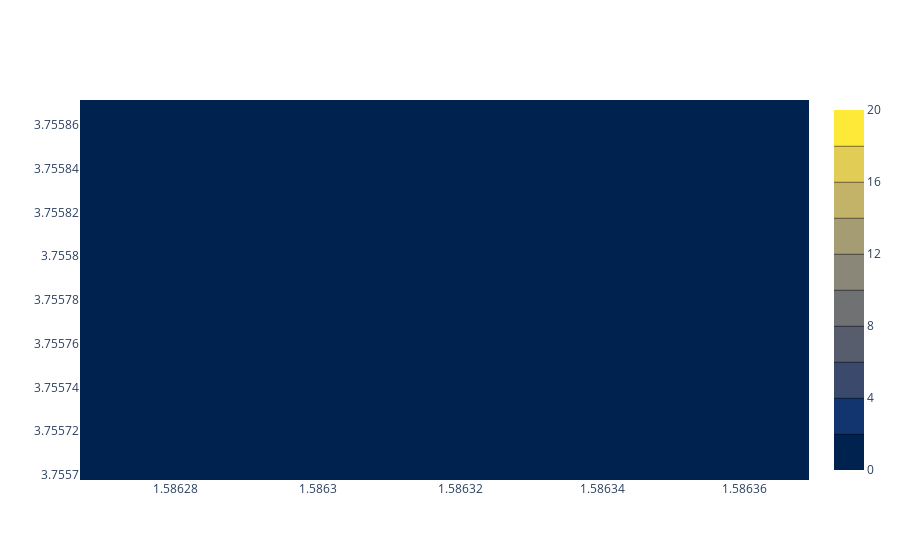

Source (notebook cell):
### Code cell
import plotly.graph_objects as go

fig = go.Figure()

fig.add_trace(go.Contour(
    z=[[10, 10.625, 12.5, 15.625, 20],
       [5.625, 6.25, 8.125, 11.25, 15.625],
       [2.5, 3.125, 5., 8.125, 12.5],
       [0.625, 1.25, 3.125, 6.25, 10.625],
       [0, 0.625, 2.5, 5.625, 10]],
    colorscale="Cividis",
))

fig.show()

### Figure 1 — Plotly figure (JSON) as saved in the notebook; plotly's stock layout.template omitted (floating-point values rounded to 4 significant figures)
{"data": [{"autocontour": true, "colorscale": [[0, "#00224e"], [0.1111, "#123570"], [0.2222, "#3b496c"], [0.3333, "#575d6d"], [0.4444, "#707173"], [0.5556, "#8a8678"], [0.6667, "#a59c74"], [0.7778, "#c3b369"], [0.8889, "#e1cc55"], [1, "#fee838"]], "contours": {"end": 18, "size": 2, "start": 2}, "type": "contour", "z": [[10, 10.62, 12.5, 15.62, 20], [5.625, 6.25, 8.125, 11.25, 15.62], [2.5, 3.125, 5, 8.125, 12.5], [0.625, 1.25, 3.125, 6.25, 10.62], [0, 0.625, 2.5, 5.625, 10]]}], "layout": {"autosize": true, "xaxis": {"autorange": false, "range": [1.586, 1.586], "showspikes": false}, "yaxis": {"autorange": false, "range": [3.756, 3.756], "showspikes": false}}}
